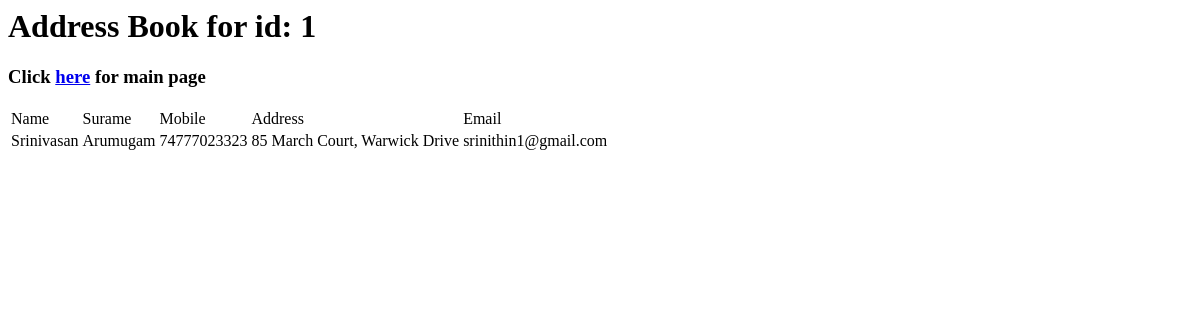
The app's page /entries/1/ (signed in), older data.
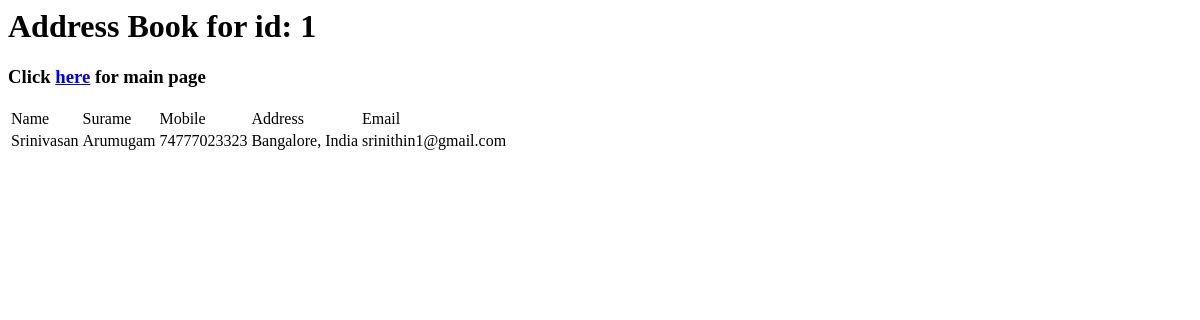
The same page, newer data.
### addressbook/models.py (models this page shows, shortened)
class EntryModel(models.Model):
    id      = models.BigAutoField(primary_key=True)
    name    = models.CharField(max_length=30)
    surname = models.CharField(max_length=30)
    mobile  = models.CharField(max_length=30,
                                verbose_name='Mobile Number',
                                unique=True,
                                error_messages={
                                "unique": "This Mobile Number is not unique, please try again.",
                                "blank": "This field is cannot be empty, please try again."
                                },
                                help_text='Must be a unique Mobile Number.')
    address = models.CharField(max_length=80)
    email   = models.EmailField(unique=True,
                                error_messages={
                                "unique": "This e-mail address is not unique, please try again.",
                                "blank": "This field is cannot be empty, please try again."
                                },
                                help_text='Must be a unique e-mail address.')

### addressbook/views.py (the view)
# urls.py: url(r'^(?P<id>\d+)/$', entries_detail_view, name='detail'), #passing keywork argument
@login_required(login_url='/admin/login/')
def entries_detail_view(request, id=None):
    try:
        entry = EntryModel.objects.get(id=id)
    except:
        raise Http404
    context_dictionary = {'entry': entry}
    if request.user.is_authenticated():
        template_path = "entries_detail.html"
    else:
        template_path = "user_not_logged.html"
    return render(request,template_path, context_dictionary)

### addressbook/templates/entries_detail.html (shortened to what this page needs)
<html>
<head><title>Address title</title><head>
<h1>Address Book for id: {{ entry.id }}</h1>
<body>
<table>
<tr>
<td>Name</td>
<td>Surame</td>
<td>Mobile</td>
<td>Address</td>
<td>Email</td>
</tr>
<tr>
<td>
{{ entry.name }}</td>
<td>
{{ entry.surname }}</td>
<td>
{{ entry.mobile }}</td>
<td>
{{ entry.address }}</td>
<td>
{{ entry.email }}</td>
</tr>
</body>
<h3>Click <a href="http://127.0.0.1:8000">here</a> for main page</h3>
</html>

Row changes from the older to the newer data that the page shows:
changed EntryModel "Srinivasan": address "85 March Court, Warwick Drive" → "Bangalore, India"
